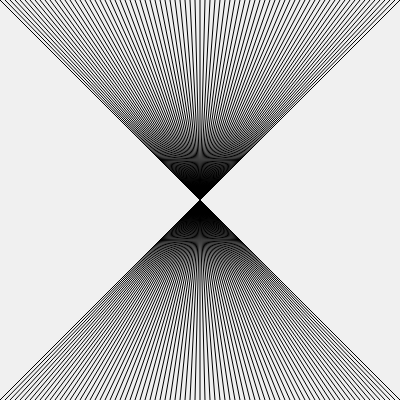
Frame 1 (no input)
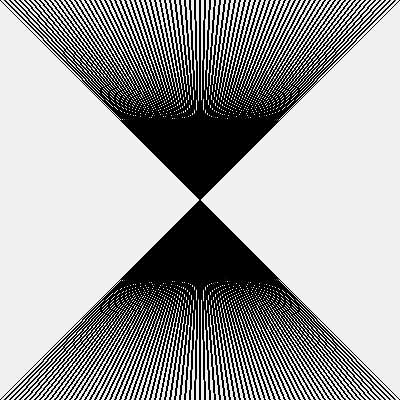
Frame 60 (no input)
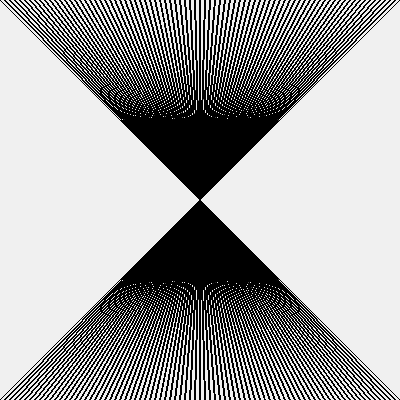
Frame 120 (the mouse pressed at the canvas centre since frame 60)

The p5.js sketch that drew these frames (run headless with seeded random() and noise() and a simulated clock; from frame 60 on, the mouse is pressed at the canvas centre):

// p5.js sketch
// ── sketch.js
// http://www.ac-grenoble.fr/disciplines/informatiquelycee/p5_base_a3.html
// Dessin d'un motif


function setup()
{
  createCanvas(400,400);
  background(240);
  stroke(0,0,0);  // couleur
}


function draw()
{
  var nb_lignes=80;
  var ecart=width/nb_lignes;
  //lignes allant du haut vers le bas
  for (var i=0;i<=nb_lignes;i++)
  {
    line(i*ecart,0,width-i*ecart,height);
  }
}
